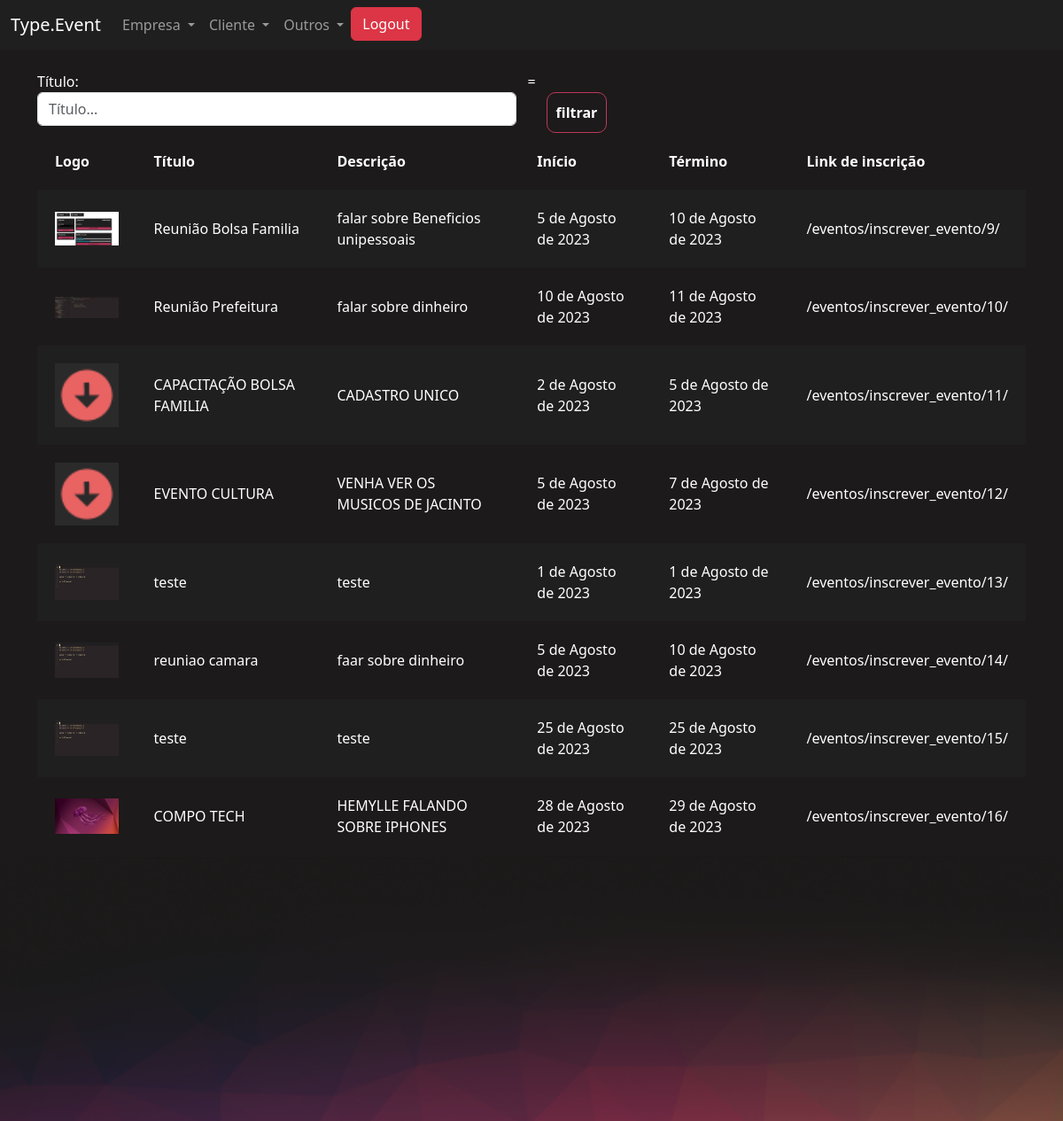
The page /eventos/gerenciar_evento/ (signed in) on the database its author committed.
### eventos/models.py (models this page shows, shortened)
class Evento(models.Model):
    criador = models.ForeignKey(User, on_delete=models.DO_NOTHING, null=True, blank=True)
    nome = models.CharField(max_length=200)
    descricao = models.TextField()
    data_inicio = models.DateField()
    data_termino = models.DateField()
    carga_horaria = models.IntegerField()
    logo = models.ImageField(upload_to="logos")
    participantes = models.ManyToManyField(User, related_name="evento_participante", null=True, blank=True)
    cor_principal = models.CharField(max_length=7)
    cor_secundaria = models.CharField(max_length=7)
    cor_fundo = models.CharField(max_length=7)

### eventos/views.py (the view)
# urls.py: path('gerenciar_evento/', views.gerenciar_evento, name="gerenciar_evento"),
@login_required
def gerenciar_evento(request):
    if request.method == "GET":
        nome = request.GET.get('nome')
        eventos = Evento.objects.filter(criador=request.user)
        if nome:
            eventos = eventos.filter(nome__contains=nome)
        return render(request, 'gerenciar_evento.html', {'eventos':eventos})

### eventos/templates/gerenciar_evento.html (shortened to what this page needs)
{% extends "bases/base_evento.html" %}
{% load static %}
{% block 'importacoes' %}
    <link href="{% static 'evento/css/gerenciar_evento.css' %}" rel="stylesheet">
{% endblock %}
{% block 'conteudo' %}
    <div class="container">
        <br>
        <div class="row">
            <div class="col-md">
                <form action="{% url 'gerenciar_evento' %}" method="GET">
                <label>Título:</label>
                <input type="text" placeholder="Título..." class="form-control" name="nome">
            </div>
=
            <div class="col-md">
                <br>
                <input type="submit" class="btn-principal" value="filtrar">
            </div>
        </div>
        <table>
            <tr>
                <th>Logo</th>
                <th>Título</th>
                <th>Descrição</th>
                <th>Início</th>
                <th>Término</th>
                <th>Link de inscrição</th>
            </tr>
            {% for evento in eventos %}
            <tr class="{% cycle 'linha' 'linha2' %}">
                <td width="10%"><a href="{% url 'participantes_evento' evento.id %}"><img width="100%" src="/media/{{evento.logo}}"></a></td>
                <td>{{evento.nome}}</td>
                <td>{{evento.descricao}}</td>
                <td>{{evento.data_inicio}}</td>
                <td>{{evento.data_termino}}</td>
                <td>{{request.META.HTTP_HOST}}/eventos/inscrever_evento/{{evento.id}}/</td>
            </tr>
            {% endfor %}
        </table>
    </div>
{% endblock %}

### templates/static/geral/css/base.css (style rules this page uses)
body { color: white !important; }
:root { --main-color: #201F1F; --dark-color: #1C1A1A; --contrast-color: #BE375F; --differential-color: #ED8554; }

### templates/static/evento/css/gerenciar_evento.css (style rules this page uses)
table { width: 100%; padding: 20px; }
.linha { height: 40px; background-color: var(--main-color); padding: 20px; }
td, th { padding: 20px; }

### templates/static/evento/css/evento.css (style rules this page uses)
body { background-color: #1C1A1A; }

### templates/static/usuarios/css/usuarios.css (style rules this page uses)
.btn-principal { background-color: transparent; border: 1px solid var(--contrast-color); color: white; padding: 10px; border-radius: 10px; font-weight: bold; }

### rows shown on the page
Evento: logo (picture), nome "Reunião Bolsa Familia", descricao "falar sobre Beneficios unipessoais", data_inicio "5 de Agosto de 2023", data_termino "10 de Agosto de 2023", id "9"
Evento: logo (picture), nome "Reunião Prefeitura", descricao "falar sobre dinheiro", data_inicio "10 de Agosto de 2023", data_termino "11 de Agosto de 2023", id "10"
Evento: logo (picture), nome "CAPACITAÇÃO BOLSA FAMILIA", descricao "CADASTRO UNICO", data_inicio "2 de Agosto de 2023", data_termino "5 de Agosto de 2023", id "11"
Evento: logo (picture), nome "EVENTO CULTURA", descricao "VENHA VER OS MUSICOS DE JACINTO", data_inicio "5 de Agosto de 2023", data_termino "7 de Agosto de 2023", id "12"
Evento: logo (picture), nome "teste", descricao "teste", data_inicio "1 de Agosto de 2023", data_termino "1 de Agosto de 2023", id "13"
Evento: logo (picture), nome "reuniao camara", descricao "faar sobre dinheiro", data_inicio "5 de Agosto de 2023", data_termino "10 de Agosto de 2023", id "14"
Evento: logo (picture), nome "teste", descricao "teste", data_inicio "25 de Agosto de 2023", data_termino "25 de Agosto de 2023", id "15"
Evento: logo (picture), nome "COMPO TECH", descricao "HEMYLLE FALANDO SOBRE IPHONES", data_inicio "28 de Agosto de 2023", data_termino "29 de Agosto de 2023", id "16"
